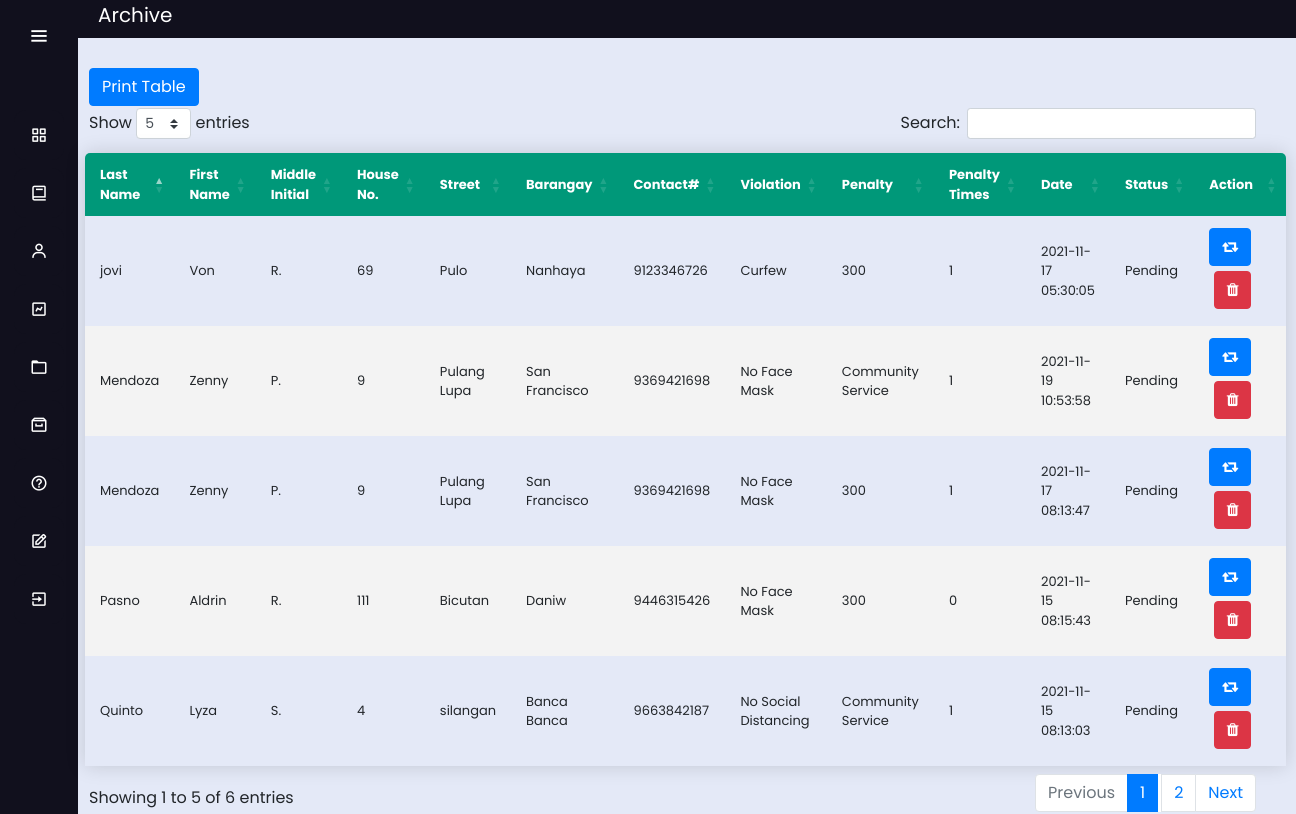
The page /municipal_archive on the database its author committed.
### tables this page shows
CREATE TABLE archive(
	id INTEGER PRIMARY KEY AUTOINCREMENT,
	last_name TEXT NOT NULL,
	first_name TEXT NOT NULL,
	middle_name TEXT NOT NULL,
	house_number TEXT NOT NULL,
	street TEXT NOT NULL,
	barangay TEXT NOT NULL,
	contact int NOT NULL,
	violation TEXT NOT NULL,
	penalty TEXT NOT NULL,
	total_penalty INTEGER NOT NULL,
	date TEXT NOT NULL,
	status TEXT NOT NULL	

);

### app.py (the view)
@app.route('/municipal_archive')
def municipal_archive():
    conn = get_db_connection()
    municipal_archive = conn.execute("SELECT * FROM archive").fetchall()
    conn.close()
    return render_template('municipal_archive.html', municipal_archive=municipal_archive)

### app.py (called while the page is built)
def get_db_connection():
    conn = sqlite3.connect('database.db')
    conn.row_factory = sqlite3.Row
    return conn
    conn.close()
    c = conn.cursor()

### templates/municipal_archive.html (shortened to what this page needs)
<!DOCTYPE html>
<html lang="en" dir="ltr">
  <head>
    <link rel="stylesheet" href="../static/css/style5.css">
    <link href='https://unpkg.com/boxicons@2.0.7/css/boxicons.min.css' rel='stylesheet'>
    <link rel="stylesheet" href="../static/css/style2.css">
  <link rel="stylesheet" href="https://cdnjs.cloudflare.com/ajax/libs/font-awesome/4.7.0/css/font-awesome.min.css">
  <link rel="stylesheet" href="https://stackpath.bootstrapcdn.com/bootstrap/4.3.1/css/bootstrap.min.css">
  <link rel="stylesheet" type="text/css" href="https://cdn.datatables.net/1.10.23/css/dataTables.bootstrap4.min.css">
  <link rel="stylesheet" type="text/css" href="https://cdnjs.cloudflare.com/ajax/libs/twitter-bootstrap/4.5.2/css/bootstrap.css">
   </head>
<body>
  <div class="sidebar" style="z-index: 1;">
    <div class="logo-details">
        <i class='bx bx-menu' id="btn" ></i>
    </div>
    <br>
    <ul class="nav-list">
      <li>
        <a href="{{ url_for('municipal_dashboard') }}">
          <i class='bx bx-grid-alt'></i>
        </a>
      </li>
      <li>
       <a href="{{ url_for('municipal') }}">
         <i class='bx bx-book' ></i>
       </a>
     </li>
      <li>
       <a href="{{ url_for('municipal_service') }}">
         <i class='bx bx-user' ></i>
       </a>
     </li>
     <li>
       <a href="{{ url_for('municipal_chart') }}">
         <i class='bx bx-chart' ></i>
       </a>
     </li>
     <li>
       <a href="{{ url_for('municipal_logs') }}">
         <i class='bx bx-folder' ></i>
       </a>
     </li>
     <li>
       <a href="{{ url_for('municipal_archive') }}">
         <i class='bx bx-archive' ></i>
       </a>
     </li>
     <li>
       <a href="{{ url_for('municipal_guidelines') }}">
         <i class='bx bx-help-circle' ></i>
       </a>
     </li>
     <li>
       <a href="{{ url_for('more_settings') }}">
         <i class='bx bx-edit' ></i>
       </a>
     </li>
     <li>
       <a href="{{ url_for('login') }}">
         <i class='bx bx-exit' ></i>
       </a>
     </li>
    </ul>
  </div>
  <section class="home-section">
<p style="background: #11101D; font-size: 20px; color: white;"> <label style="margin-left: 20px;">Archive </label><label style="float: right; margin-right: 20px;"></label>
      </p></br><br><br>
<div class="main" style="margin-left: 1px; margin-top: -90px;">
      <br>
  <br><br>
  <input style="float: left; margin-top: -40px; margin-left: ;" type="button" class="btn btn-xs btn-primary" value="Print Table" onclick="myApp.printTable()" />
  <table class="content-table" id="example"  style="width: calc(100% - -30px); margin-left: -4px; font-size: 13px;">
  <thead style="background-color: ;">
  <tr >
    <th>Last Name</th>
    <th>First Name</th>
    <th>Middle Initial</th>
    <th>House No.</th>
    <th>Street</th>
    <th>Barangay</th>
    <th>Contact#</th>
    <th>Violation</th>
    <th>Penalty</th>
    <th>Penalty Times</th>
    <th>Date</th>
    <th>Status</th>
    <th width="110px">Action</th>
  </tr>
  </thead>
  {%for bb in municipal_archive%}
  <tr>
  <td>{{bb['last_name']}}</td>
  <td>{{bb['first_name']}}</td>
  <td>{{bb['middle_name']}}</td>
  <td>{{bb['house_number']}}</td>
  <td>{{bb['street']}}</td>
    <td>{{bb['barangay']}}</td>
    <td>{{bb['contact']}}</td>
    <td>{{bb['violation']}}</td>
    <td>{{bb['penalty']}}</td>
    <td>{{bb['total_penalty']}}</td>
    <td>{{bb['date']}}</td>
    <td>{{bb['status']}}</td>
    <td width="122px">
      <center>
    <a href="{{url_for('restore', table="municipal",last_name=bb['last_name'] ,first_name=bb['first_name'] ,middle_name=bb['middle_name'] ,house_number=bb['house_number'] ,street=bb['street'] ,barangay=bb['barangay'] ,contact=bb['contact'] ,violation=bb['violation'] ,penalty=bb['penalty'] ,total_penalty=bb['total_penalty'] ,date=bb['date'] ,status=bb['status'])}}" class="btn btn-xs btn-primary" title="Click to Restore" style="margin-bottom: 5px;" ><i class="fa fa-retweet" style="font-size: 15px;"></i></a>
      <a href="{{url_for('delete_perma', table="municipal",last_name=bb['last_name'] ,first_name=bb['first_name'] ,middle_name=bb['middle_name'] ,house_number=bb['house_number'] ,street=bb['street'] ,barangay=bb['barangay'] ,contact=bb['contact'] ,violation=bb['violation'] ,penalty=bb['penalty'] ,total_penalty=bb['total_penalty'] ,date=bb['date'] ,status=bb['status'])}}" class="btn btn-xs btn-danger" title="Click to Delete" style="margin-bottom: 5px;" onClick="return confirm('Are you sure you want to remove this permanently?')"><i class="fa fa-trash" aria-hidden="true" style="font-size: 15px;"></i></a>
      </center>
    </td>
  </tr>
  {%endfor%}
  </table>
  </div>
  </section>
</body>
</html>

### static/css/style5.css (style rules this page uses)
* { margin: 0; padding: 0; box-sizing: border-box; font-family: "Poppins" , sans-serif; }
.sidebar { position: fixed; left: 0; top: 0; height: 100%; width: 78px; background: #11101D; padding: 6px 14px; z-index: 99; transition: all 0.5s ease; }
.sidebar .logo-details { height: 60px; display: flex; align-items: center; position: relative; }
.sidebar .logo-details #btn { position: absolute; top: 50%; right: 0; transform: translateY(-50%); font-size: 22px; transition: all 0.4s ease; font-size: 23px; text-align: center; cursor: pointer; transition: all 0.5s ease; }
.sidebar i { color: #fff; height: 60px; min-width: 50px; font-size: 28px; text-align: center; line-height: 60px; }
.sidebar .nav-list { margin-top: 20px; height: 100%; }
.sidebar li { position: relative; margin: 8px 0; list-style: none; }
.sidebar li a { display: flex; height: 100%; width: 100%; border-radius: 12px; align-items: center; text-decoration: none; transition: all 0.4s ease; background: #11101D; }
.sidebar li i { height: 50px; line-height: 50px; font-size: 18px; border-radius: 12px; }
.home-section { position: relative; background: #E4E9F7; min-height: 100vh; top: 0; left: 78px; width: calc(100% - 78px); transition: all 0.5s ease; z-index: 2; }
.content-table { font-family: "Poppins" , sans-serif; border-collapse: collapse; margin: 25px 0; margin-top: 200px; font-size: 14px; min-width: 400px; border-radius: 5px 5px 0 0; overflow: hidden; box-shadow: 0 0 20px rgba(0, 0, 0, 0.15); margin-left: 20px; width: ; margin-top: -10px; width: calc(100% - 50px); }
.content-table thead tr { background-color: #009879; color: #ffffff; text-align: left; font-weight: bold; }
.content-table th, .content-table td { padding: 12px 15px; }
.content-table tbody tr { border-bottom: 1px solid #dddddd; }
.content-table tbody tr:nth-of-type(even) { background-color: #f3f3f3; }
.content-table tbody tr:last-of-type { border-bottom: 2px solid #009879; }

### static/css/style2.css (style rules this page uses)
body { margin:0px; padding: 0px; background-color:#1b203d; overflow: hidden; font-family: bernard; color: #1b203d; }
.main { margin-top: 50px; margin-left: 315px; margin-right: 30px; padding: 0px 10px; }
.btn { float: right; margin-right: 20px; }
table.dataTable thead .sorting:after, table.dataTable thead .sorting:before, table.dataTable thead .sorting_asc:after, table.dataTable thead .sorting_asc:before, table.dataTable thead .sorting_asc_disabled:after, table.dataTable thead .sorting_asc_disabled:before, table.dataTable thead .sorting_desc:after, table.dataTable thead .sorting_desc:before, table.dataTable thead .sorting_desc_disabled:after, table.dataTable thead .sorting_desc_disabled:before { bottom: .5em; }

### rows shown on the page
archive: last_name "jovi", first_name "Von", middle_name "R.", house_number "69", street "Pulo", barangay "Nanhaya", contact "9123346726", violation "Curfew", penalty "300", total_penalty "1", date "2021-11-17 05:30:05", status "Pending"
archive: last_name "Quinto", first_name "Lyza", middle_name "S.", house_number "4", street "silangan", barangay "Banca Banca", contact "9663842187", violation "No Social Distancing", penalty "Community Service", total_penalty "1", date "2021-11-15 08:13:03", status "Pending"
archive: last_name "Mendoza", first_name "Zenny", middle_name "P.", house_number "9", street "Pulang Lupa", barangay "San Francisco", contact "9369421698", violation "No Face Mask", penalty "Community Service", total_penalty "1", date "2021-11-19 10:53:58", status "Pending"
archive: last_name "Mendoza", first_name "Zenny", middle_name "P.", house_number "9", street "Pulang Lupa", barangay "San Francisco", contact "9369421698", violation "No Face Mask", penalty "300", total_penalty "1", date "2021-11-17 08:13:47", status "Pending"
archive: last_name "Pasno", first_name "Aldrin", middle_name "R.", house_number "111", street "Bicutan", barangay "Daniw", contact "9446315426", violation "No Face Mask", penalty "300", total_penalty "0", date "2021-11-15 08:15:43", status "Pending"
